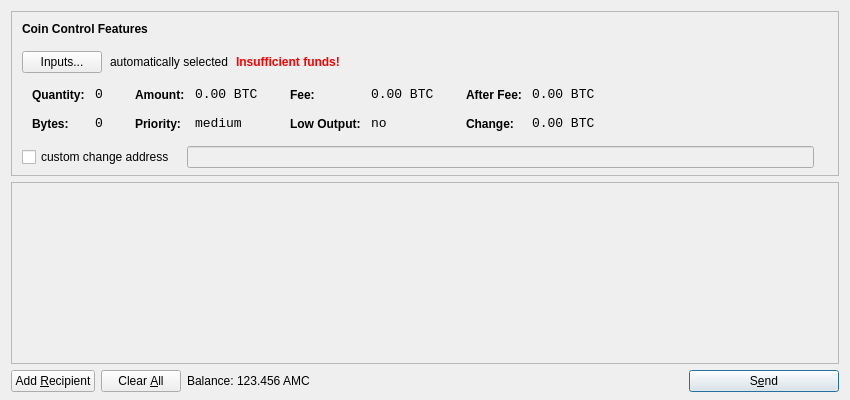
<?xml version="1.0" encoding="UTF-8"?>
<ui version="4.0">
 <class>SendCoinsDialog</class>
 <widget class="QDialog" name="SendCoinsDialog">
  <property name="geometry">
   <rect>
    <x>0</x>
    <y>0</y>
    <width>850</width>
    <height>400</height>
   </rect>
  </property>
  <property name="windowTitle">
   <string>Send Coins</string>
  </property>
  <layout class="QVBoxLayout" name="verticalLayout" stretch="0,1,0">
   <property name="bottomMargin">
    <number>8</number>
   </property>
   <item>
    <widget class="QFrame" name="frameCoinControl">
     <property name="sizePolicy">
      <sizepolicy hsizetype="Expanding" vsizetype="Expanding">
       <horstretch>0</horstretch>
       <verstretch>0</verstretch>
      </sizepolicy>
     </property>
     <property name="maximumSize">
      <size>
       <width>16777215</width>
       <height>16777215</height>
      </size>
     </property>
     <property name="frameShape">
      <enum>QFrame::StyledPanel</enum>
     </property>
     <property name="frameShadow">
      <enum>QFrame::Sunken</enum>
     </property>
     <layout class="QVBoxLayout" name="verticalLayoutCoinControl2">
      <property name="spacing">
       <number>-1</number>
      </property>
      <property name="leftMargin">
       <number>0</number>
      </property>
      <property name="topMargin">
       <number>0</number>
      </property>
      <property name="rightMargin">
       <number>0</number>
      </property>
      <property name="bottomMargin">
       <number>6</number>
      </property>
      <item>
       <layout class="QVBoxLayout" name="verticalLayoutCoinControl" stretch="0,0,0,0,1">
        <property name="spacing">
         <number>0</number>
        </property>
        <property name="leftMargin">
         <number>10</number>
        </property>
        <property name="topMargin">
         <number>10</number>
        </property>
        <item>
         <layout class="QHBoxLayout" name="horizontalLayoutCoinControl1">
          <property name="bottomMargin">
           <number>15</number>
          </property>
          <item>
           <widget class="QLabel" name="labelCoinControlFeatures">
            <property name="sizePolicy">
             <sizepolicy hsizetype="Preferred" vsizetype="Maximum">
              <horstretch>0</horstretch>
              <verstretch>0</verstretch>
             </sizepolicy>
            </property>
            <property name="font">
             <font>
              <weight>75</weight>
              <bold>true</bold>
             </font>
            </property>
            <property name="styleSheet">
             <string notr="true">font-weight:bold;</string>
            </property>
            <property name="text">
             <string>Coin Control Features</string>
            </property>
           </widget>
          </item>
         </layout>
        </item>
        <item>
         <layout class="QHBoxLayout" name="horizontalLayoutCoinControl2" stretch="0,0,0,0">
          <property name="spacing">
           <number>8</number>
          </property>
          <property name="bottomMargin">
           <number>10</number>
          </property>
          <item>
           <widget class="QPushButton" name="pushButtonCoinControl">
            <property name="styleSheet">
             <string notr="true"/>
            </property>
            <property name="text">
             <string>Inputs...</string>
            </property>
           </widget>
          </item>
          <item>
           <widget class="QLabel" name="labelCoinControlAutomaticallySelected">
            <property name="text">
             <string>automatically selected</string>
            </property>
            <property name="margin">
             <number>5</number>
            </property>
           </widget>
          </item>
          <item>
           <widget class="QLabel" name="labelCoinControlInsuffFunds">
            <property name="font">
             <font>
              <weight>75</weight>
              <bold>true</bold>
             </font>
            </property>
            <property name="styleSheet">
             <string notr="true">color:red;font-weight:bold;</string>
            </property>
            <property name="text">
             <string>Insufficient funds!</string>
            </property>
            <property name="margin">
             <number>5</number>
            </property>
           </widget>
          </item>
          <item>
           <spacer name="horizontalSpacerCoinControl">
            <property name="orientation">
             <enum>Qt::Horizontal</enum>
            </property>
            <property name="sizeHint" stdset="0">
             <size>
              <width>40</width>
              <height>1</height>
             </size>
            </property>
           </spacer>
          </item>
         </layout>
        </item>
        <item>
         <widget class="QWidget" name="widgetCoinControl" native="true">
          <property name="sizePolicy">
           <sizepolicy hsizetype="Preferred" vsizetype="Preferred">
            <horstretch>0</horstretch>
            <verstretch>0</verstretch>
           </sizepolicy>
          </property>
          <property name="minimumSize">
           <size>
            <width>0</width>
            <height>0</height>
           </size>
          </property>
          <property name="styleSheet">
           <string notr="true"/>
          </property>
          <layout class="QHBoxLayout" name="horizontalLayoutCoinControl5">
           <property name="margin">
            <number>0</number>
           </property>
           <item>
            <layout class="QHBoxLayout" name="horizontalLayoutCoinControl3" stretch="0,0,0,1">
             <property name="spacing">
              <number>20</number>
             </property>
             <property name="topMargin">
              <number>0</number>
             </property>
             <property name="bottomMargin">
              <number>10</number>
             </property>
             <item>
              <layout class="QFormLayout" name="formLayoutCoinControl1">
               <property name="horizontalSpacing">
                <number>10</number>
               </property>
               <property name="verticalSpacing">
                <number>14</number>
               </property>
               <property name="leftMargin">
                <number>10</number>
               </property>
               <property name="topMargin">
                <number>4</number>
               </property>
               <property name="rightMargin">
                <number>6</number>
               </property>
               <item row="0" column="0">
                <widget class="QLabel" name="labelCoinControlQuantityText">
                 <property name="styleSheet">
                  <string notr="true">font-weight:bold;</string>
                 </property>
                 <property name="text">
                  <string>Quantity:</string>
                 </property>
                 <property name="margin">
                  <number>0</number>
                 </property>
                </widget>
               </item>
               <item row="0" column="1">
                <widget class="QLabel" name="labelCoinControlQuantity">
                 <property name="font">
                  <font>
                   <family>Monospace</family>
                   <pointsize>10</pointsize>
                  </font>
                 </property>
                 <property name="cursor">
                  <cursorShape>IBeamCursor</cursorShape>
                 </property>
                 <property name="contextMenuPolicy">
                  <enum>Qt::ActionsContextMenu</enum>
                 </property>
                 <property name="text">
                  <string notr="true">0</string>
                 </property>
                 <property name="margin">
                  <number>0</number>
                 </property>
                 <property name="textInteractionFlags">
                  <set>Qt::LinksAccessibleByMouse|Qt::TextSelectableByKeyboard|Qt::TextSelectableByMouse</set>
                 </property>
                </widget>
               </item>
               <item row="1" column="0">
                <widget class="QLabel" name="labelCoinControlBytesText">
                 <property name="styleSheet">
                  <string notr="true">font-weight:bold;</string>
                 </property>
                 <property name="text">
                  <string>Bytes:</string>
                 </property>
                </widget>
               </item>
               <item row="1" column="1">
                <widget class="QLabel" name="labelCoinControlBytes">
                 <property name="font">
                  <font>
                   <family>Monospace</family>
                   <pointsize>10</pointsize>
                  </font>
                 </property>
                 <property name="cursor">
                  <cursorShape>IBeamCursor</cursorShape>
                 </property>
                 <property name="contextMenuPolicy">
                  <enum>Qt::ActionsContextMenu</enum>
                 </property>
                 <property name="text">
                  <string notr="true">0</string>
                 </property>
                 <property name="textInteractionFlags">
                  <set>Qt::LinksAccessibleByMouse|Qt::TextSelectableByKeyboard|Qt::TextSelectableByMouse</set>
                 </property>
                </widget>
               </item>
              </layout>
             </item>
             <item>
              <layout class="QFormLayout" name="formLayoutCoinControl2">
               <property name="horizontalSpacing">
                <number>10</number>
               </property>
               <property name="verticalSpacing">
                <number>14</number>
               </property>
               <property name="leftMargin">
                <number>6</number>
               </property>
               <property name="topMargin">
                <number>4</number>
               </property>
               <property name="rightMargin">
                <number>6</number>
               </property>
               <item row="0" column="0">
                <widget class="QLabel" name="labelCoinControlAmountText">
                 <property name="styleSheet">
                  <string notr="true">font-weight:bold;</string>
                 </property>
                 <property name="text">
                  <string>Amount:</string>
                 </property>
                 <property name="margin">
                  <number>0</number>
                 </property>
                </widget>
               </item>
               <item row="0" column="1">
                <widget class="QLabel" name="labelCoinControlAmount">
                 <property name="font">
                  <font>
                   <family>Monospace</family>
                   <pointsize>10</pointsize>
                  </font>
                 </property>
                 <property name="cursor">
                  <cursorShape>IBeamCursor</cursorShape>
                 </property>
                 <property name="contextMenuPolicy">
                  <enum>Qt::ActionsContextMenu</enum>
                 </property>
                 <property name="text">
                  <string notr="true">0.00 BTC</string>
                 </property>
                 <property name="textInteractionFlags">
                  <set>Qt::LinksAccessibleByMouse|Qt::TextSelectableByKeyboard|Qt::TextSelectableByMouse</set>
                 </property>
                </widget>
               </item>
               <item row="1" column="0">
                <widget class="QLabel" name="labelCoinControlPriorityText">
                 <property name="styleSheet">
                  <string notr="true">font-weight:bold;</string>
                 </property>
                 <property name="text">
                  <string>Priority:</string>
                 </property>
                </widget>
               </item>
               <item row="1" column="1">
                <widget class="QLabel" name="labelCoinControlPriority">
                 <property name="font">
                  <font>
                   <family>Monospace</family>
                   <pointsize>10</pointsize>
                  </font>
                 </property>
                 <property name="cursor">
                  <cursorShape>IBeamCursor</cursorShape>
                 </property>
                 <property name="contextMenuPolicy">
                  <enum>Qt::ActionsContextMenu</enum>
                 </property>
                 <property name="text">
                  <string>medium</string>
                 </property>
                 <property name="textInteractionFlags">
                  <set>Qt::LinksAccessibleByMouse|Qt::TextSelectableByKeyboard|Qt::TextSelectableByMouse</set>
                 </property>
                </widget>
               </item>
              </layout>
             </item>
             <item>
              <layout class="QFormLayout" name="formLayoutCoinControl3">
               <property name="horizontalSpacing">
                <number>10</number>
               </property>
               <property name="verticalSpacing">
                <number>14</number>
               </property>
               <property name="leftMargin">
                <number>6</number>
               </property>
               <property name="topMargin">
                <number>4</number>
               </property>
               <property name="rightMargin">
                <number>6</number>
               </property>
               <item row="0" column="0">
                <widget class="QLabel" name="labelCoinControlFeeText">
                 <property name="styleSheet">
                  <string notr="true">font-weight:bold;</string>
                 </property>
                 <property name="text">
                  <string>Fee:</string>
                 </property>
                 <property name="margin">
                  <number>0</number>
                 </property>
                </widget>
               </item>
               <item row="0" column="1">
                <widget class="QLabel" name="labelCoinControlFee">
                 <property name="font">
                  <font>
                   <family>Monospace</family>
                   <pointsize>10</pointsize>
                  </font>
                 </property>
                 <property name="cursor">
                  <cursorShape>IBeamCursor</cursorShape>
                 </property>
                 <property name="contextMenuPolicy">
                  <enum>Qt::ActionsContextMenu</enum>
                 </property>
                 <property name="text">
                  <string notr="true">0.00 BTC</string>
                 </property>
                 <property name="textInteractionFlags">
                  <set>Qt::LinksAccessibleByMouse|Qt::TextSelectableByKeyboard|Qt::TextSelectableByMouse</set>
                 </property>
                </widget>
               </item>
               <item row="1" column="0">
                <widget class="QLabel" name="labelCoinControlLowOutputText">
                 <property name="styleSheet">
                  <string notr="true">font-weight:bold;</string>
                 </property>
                 <property name="text">
                  <string>Low Output:</string>
                 </property>
                </widget>
               </item>
               <item row="1" column="1">
                <widget class="QLabel" name="labelCoinControlLowOutput">
                 <property name="font">
                  <font>
                   <family>Monospace</family>
                   <pointsize>10</pointsize>
                  </font>
                 </property>
                 <property name="cursor">
                  <cursorShape>IBeamCursor</cursorShape>
                 </property>
                 <property name="contextMenuPolicy">
                  <enum>Qt::ActionsContextMenu</enum>
                 </property>
                 <property name="text">
                  <string>no</string>
                 </property>
                 <property name="textInteractionFlags">
                  <set>Qt::LinksAccessibleByMouse|Qt::TextSelectableByKeyboard|Qt::TextSelectableByMouse</set>
                 </property>
                </widget>
               </item>
              </layout>
             </item>
             <item>
              <layout class="QFormLayout" name="formLayoutCoinControl4">
               <property name="horizontalSpacing">
                <number>10</number>
               </property>
               <property name="verticalSpacing">
                <number>14</number>
               </property>
               <property name="leftMargin">
                <number>6</number>
               </property>
               <property name="topMargin">
                <number>4</number>
               </property>
               <property name="rightMargin">
                <number>6</number>
               </property>
               <item row="0" column="0">
                <widget class="QLabel" name="labelCoinControlAfterFeeText">
                 <property name="styleSheet">
                  <string notr="true">font-weight:bold;</string>
                 </property>
                 <property name="text">
                  <string>After Fee:</string>
                 </property>
                 <property name="margin">
                  <number>0</number>
                 </property>
                </widget>
               </item>
               <item row="0" column="1">
                <widget class="QLabel" name="labelCoinControlAfterFee">
                 <property name="font">
                  <font>
                   <family>Monospace</family>
                   <pointsize>10</pointsize>
                  </font>
                 </property>
                 <property name="cursor">
                  <cursorShape>IBeamCursor</cursorShape>
                 </property>
                 <property name="contextMenuPolicy">
                  <enum>Qt::ActionsContextMenu</enum>
                 </property>
                 <property name="text">
                  <string notr="true">0.00 BTC</string>
                 </property>
                 <property name="textInteractionFlags">
                  <set>Qt::LinksAccessibleByMouse|Qt::TextSelectableByKeyboard|Qt::TextSelectableByMouse</set>
                 </property>
                </widget>
               </item>
               <item row="1" column="0">
                <widget class="QLabel" name="labelCoinControlChangeText">
                 <property name="styleSheet">
                  <string notr="true">font-weight:bold;</string>
                 </property>
                 <property name="text">
                  <string>Change:</string>
                 </property>
                </widget>
               </item>
               <item row="1" column="1">
                <widget class="QLabel" name="labelCoinControlChange">
                 <property name="font">
                  <font>
                   <family>Monospace</family>
                   <pointsize>10</pointsize>
                  </font>
                 </property>
                 <property name="cursor">
                  <cursorShape>IBeamCursor</cursorShape>
                 </property>
                 <property name="contextMenuPolicy">
                  <enum>Qt::ActionsContextMenu</enum>
                 </property>
                 <property name="text">
                  <string notr="true">0.00 BTC</string>
                 </property>
                 <property name="textInteractionFlags">
                  <set>Qt::LinksAccessibleByMouse|Qt::TextSelectableByKeyboard|Qt::TextSelectableByMouse</set>
                 </property>
                </widget>
               </item>
              </layout>
             </item>
            </layout>
           </item>
          </layout>
         </widget>
        </item>
        <item>
         <layout class="QHBoxLayout" name="horizontalLayoutCoinControl4" stretch="0,0,0">
          <property name="spacing">
           <number>12</number>
          </property>
          <property name="sizeConstraint">
           <enum>QLayout::SetDefaultConstraint</enum>
          </property>
          <property name="topMargin">
           <number>5</number>
          </property>
          <property name="rightMargin">
           <number>5</number>
          </property>
          <item>
           <widget class="QCheckBox" name="checkBoxCoinControlChange">
            <property name="text">
             <string>custom change address</string>
            </property>
           </widget>
          </item>
          <item>
           <widget class="QLineEdit" name="lineEditCoinControlChange">
            <property name="enabled">
             <bool>false</bool>
            </property>
            <property name="sizePolicy">
             <sizepolicy hsizetype="Expanding" vsizetype="Fixed">
              <horstretch>0</horstretch>
              <verstretch>0</verstretch>
             </sizepolicy>
            </property>
           </widget>
          </item>
          <item>
           <widget class="QLabel" name="labelCoinControlChangeLabel">
            <property name="sizePolicy">
             <sizepolicy hsizetype="Preferred" vsizetype="Expanding">
              <horstretch>0</horstretch>
              <verstretch>0</verstretch>
             </sizepolicy>
            </property>
            <property name="minimumSize">
             <size>
              <width>0</width>
              <height>0</height>
             </size>
            </property>
            <property name="text">
             <string/>
            </property>
            <property name="margin">
             <number>3</number>
            </property>
           </widget>
          </item>
         </layout>
        </item>
        <item>
         <spacer name="verticalSpacerCoinControl">
          <property name="orientation">
           <enum>Qt::Vertical</enum>
          </property>
          <property name="sizeHint" stdset="0">
           <size>
            <width>800</width>
            <height>1</height>
           </size>
          </property>
         </spacer>
        </item>
       </layout>
      </item>
     </layout>
    </widget>
   </item>
   <item>
    <widget class="QScrollArea" name="scrollArea">
     <property name="widgetResizable">
      <bool>true</bool>
     </property>
     <widget class="QWidget" name="scrollAreaWidgetContents">
      <property name="geometry">
       <rect>
        <x>0</x>
        <y>0</y>
        <width>830</width>
        <height>165</height>
       </rect>
      </property>
      <layout class="QVBoxLayout" name="verticalLayout_2">
       <property name="margin">
        <number>0</number>
       </property>
       <item>
        <layout class="QVBoxLayout" name="entries">
         <property name="spacing">
          <number>6</number>
         </property>
        </layout>
       </item>
       <item>
        <spacer name="verticalSpacer">
         <property name="orientation">
          <enum>Qt::Vertical</enum>
         </property>
         <property name="sizeHint" stdset="0">
          <size>
           <width>20</width>
           <height>40</height>
          </size>
         </property>
        </spacer>
       </item>
      </layout>
     </widget>
    </widget>
   </item>
   <item>
    <layout class="QHBoxLayout" name="horizontalLayout">
     <item>
      <widget class="QPushButton" name="addButton">
       <property name="toolTip">
        <string>Send to multiple recipients at once</string>
       </property>
       <property name="text">
        <string>Add &amp;Recipient</string>
       </property>
       <property name="icon">
        <iconset resource="../bitcoin.qrc">
         <normaloff>:/icons/add</normaloff>:/icons/add</iconset>
       </property>
       <property name="autoDefault">
        <bool>false</bool>
       </property>
      </widget>
     </item>
     <item>
      <widget class="QPushButton" name="clearButton">
       <property name="sizePolicy">
        <sizepolicy hsizetype="Minimum" vsizetype="Fixed">
         <horstretch>0</horstretch>
         <verstretch>0</verstretch>
        </sizepolicy>
       </property>
       <property name="toolTip">
        <string>Remove all transaction fields</string>
       </property>
       <property name="text">
        <string>Clear &amp;All</string>
       </property>
       <property name="icon">
        <iconset resource="../bitcoin.qrc">
         <normaloff>:/icons/remove</normaloff>:/icons/remove</iconset>
       </property>
       <property name="autoRepeatDelay">
        <number>300</number>
       </property>
       <property name="autoDefault">
        <bool>false</bool>
       </property>
      </widget>
     </item>
     <item>
      <layout class="QHBoxLayout" name="horizontalLayout_2">
       <property name="spacing">
        <number>3</number>
       </property>
       <item>
        <widget class="QLabel" name="label">
         <property name="text">
          <string>Balance:</string>
         </property>
        </widget>
       </item>
       <item>
        <widget class="QLabel" name="labelBalance">
         <property name="cursor">
          <cursorShape>IBeamCursor</cursorShape>
         </property>
         <property name="text">
          <string>123.456 AMC</string>
         </property>
         <property name="textInteractionFlags">
          <set>Qt::LinksAccessibleByMouse|Qt::TextSelectableByKeyboard|Qt::TextSelectableByMouse</set>
         </property>
        </widget>
       </item>
      </layout>
     </item>
     <item>
      <spacer name="horizontalSpacer">
       <property name="orientation">
        <enum>Qt::Horizontal</enum>
       </property>
       <property name="sizeHint" stdset="0">
        <size>
         <width>40</width>
         <height>20</height>
        </size>
       </property>
      </spacer>
     </item>
     <item>
      <widget class="QPushButton" name="sendButton">
       <property name="minimumSize">
        <size>
         <width>150</width>
         <height>0</height>
        </size>
       </property>
       <property name="toolTip">
        <string>Confirm the send action</string>
       </property>
       <property name="text">
        <string>S&amp;end</string>
       </property>
       <property name="icon">
        <iconset resource="../bitcoin.qrc">
         <normaloff>:/icons/send</normaloff>:/icons/send</iconset>
       </property>
       <property name="default">
        <bool>true</bool>
       </property>
      </widget>
     </item>
    </layout>
   </item>
  </layout>
 </widget>
 <resources>
  <include location="../bitcoin.qrc"/>
 </resources>
 <connections/>
</ui>
